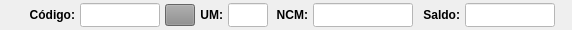
              <widget class="QWidget" name="widget" native="true">
               <property name="minimumSize">
                <size>
                 <width>0</width>
                 <height>30</height>
                </size>
               </property>
               <property name="maximumSize">
                <size>
                 <width>16777215</width>
                 <height>30</height>
                </size>
               </property>
               <layout class="QHBoxLayout" name="horizontalLayout_8">
                <property name="spacing">
                 <number>5</number>
                </property>
                <property name="leftMargin">
                 <number>5</number>
                </property>
                <property name="topMargin">
                 <number>3</number>
                </property>
                <property name="rightMargin">
                 <number>5</number>
                </property>
                <property name="bottomMargin">
                 <number>3</number>
                </property>
                <item>
                 <widget class="QLabel" name="label_54">
                  <property name="minimumSize">
                   <size>
                    <width>70</width>
                    <height>0</height>
                   </size>
                  </property>
                  <property name="maximumSize">
                   <size>
                    <width>70</width>
                    <height>16777215</height>
                   </size>
                  </property>
                  <property name="font">
                   <font>
                    <pointsize>9</pointsize>
                    <weight>75</weight>
                    <bold>true</bold>
                   </font>
                  </property>
                  <property name="text">
                   <string>Código:</string>
                  </property>
                  <property name="alignment">
                   <set>Qt::AlignRight|Qt::AlignTrailing|Qt::AlignVCenter</set>
                  </property>
                 </widget>
                </item>
                <item>
                 <widget class="QLineEdit" name="line_Codigo_Manu">
                  <property name="sizePolicy">
                   <sizepolicy hsizetype="Preferred" vsizetype="Preferred">
                    <horstretch>0</horstretch>
                    <verstretch>0</verstretch>
                   </sizepolicy>
                  </property>
                  <property name="minimumSize">
                   <size>
                    <width>60</width>
                    <height>0</height>
                   </size>
                  </property>
                  <property name="maximumSize">
                   <size>
                    <width>80</width>
                    <height>16777215</height>
                   </size>
                  </property>
                  <property name="font">
                   <font>
                    <pointsize>9</pointsize>
                   </font>
                  </property>
                  <property name="styleSheet">
                   <string notr="true">background-color: rgb(255, 255, 255);</string>
                  </property>
                  <property name="alignment">
                   <set>Qt::AlignCenter</set>
                  </property>
                 </widget>
                </item>
                <item>
                 <widget class="QPushButton" name="btn_Lupa_Prod">
                  <property name="sizePolicy">
                   <sizepolicy hsizetype="Preferred" vsizetype="Preferred">
                    <horstretch>0</horstretch>
                    <verstretch>0</verstretch>
                   </sizepolicy>
                  </property>
                  <property name="minimumSize">
                   <size>
                    <width>30</width>
                    <height>22</height>
                   </size>
                  </property>
                  <property name="maximumSize">
                   <size>
                    <width>30</width>
                    <height>22</height>
                   </size>
                  </property>
                  <property name="font">
                   <font>
                    <pointsize>9</pointsize>
                    <weight>75</weight>
                    <bold>true</bold>
                   </font>
                  </property>
                  <property name="cursor">
                   <cursorShape>PointingHandCursor</cursorShape>
                  </property>
                  <property name="layoutDirection">
                   <enum>Qt::LeftToRight</enum>
                  </property>
                  <property name="autoFillBackground">
                   <bool>false</bool>
                  </property>
                  <property name="styleSheet">
                   <string notr="true">background-color: rgb(141, 141, 141);</string>
                  </property>
                  <property name="text">
                   <string/>
                  </property>
                  <property name="icon">
                   <iconset>
                    <normaloff>../arquivos/icones/lupa.png</normaloff>../arquivos/icones/lupa.png</iconset>
                  </property>
                  <property name="iconSize">
                   <size>
                    <width>20</width>
                    <height>20</height>
                   </size>
                  </property>
                  <property name="checkable">
                   <bool>false</bool>
                  </property>
                  <property name="autoDefault">
                   <bool>false</bool>
                  </property>
                  <property name="default">
                   <bool>false</bool>
                  </property>
                  <property name="flat">
                   <bool>false</bool>
                  </property>
                 </widget>
                </item>
                <item>
                 <widget class="QLabel" name="label_25">
                  <property name="maximumSize">
                   <size>
                    <width>25</width>
                    <height>16777215</height>
                   </size>
                  </property>
                  <property name="font">
                   <font>
                    <pointsize>9</pointsize>
                    <weight>75</weight>
                    <bold>true</bold>
                   </font>
                  </property>
                  <property name="text">
                   <string>UM:</string>
                  </property>
                  <property name="alignment">
                   <set>Qt::AlignRight|Qt::AlignTrailing|Qt::AlignVCenter</set>
                  </property>
                 </widget>
                </item>
                <item>
                 <widget class="QLineEdit" name="line_UM_Manu">
                  <property name="sizePolicy">
                   <sizepolicy hsizetype="Preferred" vsizetype="Preferred">
                    <horstretch>0</horstretch>
                    <verstretch>0</verstretch>
                   </sizepolicy>
                  </property>
                  <property name="minimumSize">
                   <size>
                    <width>40</width>
                    <height>0</height>
                   </size>
                  </property>
                  <property name="maximumSize">
                   <size>
                    <width>40</width>
                    <height>16777215</height>
                   </size>
                  </property>
                  <property name="font">
                   <font>
                    <pointsize>9</pointsize>
                   </font>
                  </property>
                  <property name="styleSheet">
                   <string notr="true">background-color: rgb(255, 255, 255);</string>
                  </property>
                  <property name="alignment">
                   <set>Qt::AlignCenter</set>
                  </property>
                 </widget>
                </item>
                <item>
                 <widget class="QLabel" name="label_46">
                  <property name="minimumSize">
                   <size>
                    <width>35</width>
                    <height>0</height>
                   </size>
                  </property>
                  <property name="maximumSize">
                   <size>
                    <width>35</width>
                    <height>16777215</height>
                   </size>
                  </property>
                  <property name="font">
                   <font>
                    <pointsize>9</pointsize>
                    <weight>75</weight>
                    <bold>true</bold>
                   </font>
                  </property>
                  <property name="text">
                   <string>NCM:</string>
                  </property>
                  <property name="alignment">
                   <set>Qt::AlignRight|Qt::AlignTrailing|Qt::AlignVCenter</set>
                  </property>
                 </widget>
                </item>
                <item>
                 <widget class="QLineEdit" name="line_NCM_Manu">
                  <property name="sizePolicy">
                   <sizepolicy hsizetype="Preferred" vsizetype="Preferred">
                    <horstretch>0</horstretch>
                    <verstretch>0</verstretch>
                   </sizepolicy>
                  </property>
                  <property name="minimumSize">
                   <size>
                    <width>100</width>
                    <height>0</height>
                   </size>
                  </property>
                  <property name="maximumSize">
                   <size>
                    <width>100</width>
                    <height>16777215</height>
                   </size>
                  </property>
                  <property name="font">
                   <font>
                    <pointsize>9</pointsize>
                   </font>
                  </property>
                  <property name="styleSheet">
                   <string notr="true">background-color: rgb(255, 255, 255);</string>
                  </property>
                  <property name="alignment">
                   <set>Qt::AlignCenter</set>
                  </property>
                 </widget>
                </item>
                <item>
                 <widget class="QLabel" name="label_45">
                  <property name="minimumSize">
                   <size>
                    <width>42</width>
                    <height>0</height>
                   </size>
                  </property>
                  <property name="maximumSize">
                   <size>
                    <width>42</width>
                    <height>16777215</height>
                   </size>
                  </property>
                  <property name="font">
                   <font>
                    <pointsize>9</pointsize>
                    <weight>75</weight>
                    <bold>true</bold>
                   </font>
                  </property>
                  <property name="text">
                   <string>Saldo:</string>
                  </property>
                  <property name="alignment">
                   <set>Qt::AlignRight|Qt::AlignTrailing|Qt::AlignVCenter</set>
                  </property>
                 </widget>
                </item>
                <item>
                 <widget class="QLineEdit" name="line_Saldo_Manu">
                  <property name="sizePolicy">
                   <sizepolicy hsizetype="Preferred" vsizetype="Preferred">
                    <horstretch>0</horstretch>
                    <verstretch>0</verstretch>
                   </sizepolicy>
                  </property>
                  <property name="minimumSize">
                   <size>
                    <width>90</width>
                    <height>0</height>
                   </size>
                  </property>
                  <property name="maximumSize">
                   <size>
                    <width>90</width>
                    <height>16777215</height>
                   </size>
                  </property>
                  <property name="font">
                   <font>
                    <pointsize>9</pointsize>
                   </font>
                  </property>
                  <property name="styleSheet">
                   <string notr="true">background-color: rgb(255, 255, 255);</string>
                  </property>
                  <property name="alignment">
                   <set>Qt::AlignCenter</set>
                  </property>
                 </widget>
                </item>
                <item>
                 <widget class="QLabel" name="label_15">
                  <property name="text">
                   <string/>
                  </property>
                 </widget>
                </item>
               </layout>
              </widget>
